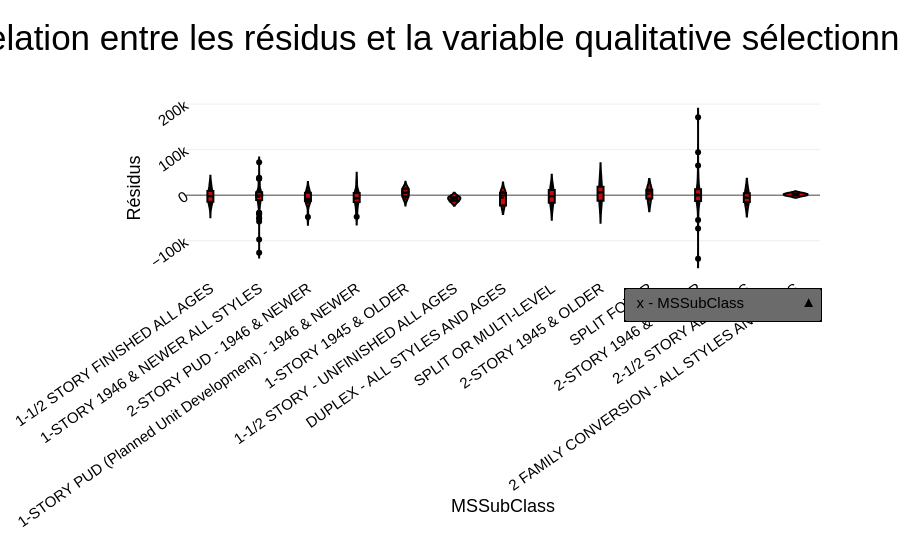

Notebook source saved alongside this figure:
### Markdown cell above
#### Résidus en fonction des variables qualitatives sélectionnée

### Code cell
categorical_cols = [
    col for col in df_test_stack.columns if df_test_stack[col].dtype == "object"
]

violin(df_test_stack, "MSSubClass", "residus", categorical_cols)

### Figure 1 — Plotly figure (JSON) as saved in the notebook; plotly's stock layout.template omitted (floating-point values rounded to 4 significant figures; data arrays with more than 128 entries replaced by an {"elided": "..."} marker saying what was removed)
{"data": [{"box": {"visible": true}, "fillcolor": "rgb(200, 10, 10)", "line": {"color": "black"}, "marker": {"color": "black"}, "meanline": {"visible": true}, "type": "violin", "x": {"elided": "293 str values"}, "y": {"elided": "293 float values"}}], "layout": {"title": {"text": "Relation entre les résidus et la variable qualitative sélectionnée"}, "updatemenus": [{"bgcolor": "#6B6B6B", "bordercolor": "#000000", "borderwidth": 1.5, "buttons": [{"args": [{"x": {"elided": "1x293 str values"}}, {"xaxis": {"title": "MSSubClass"}}], "label": "x - MSSubClass", "method": "update"}, {"args": [{"x": {"elided": "1x293 str values"}}, {"xaxis": {"title": "MSZoning"}}], "label": "x - MSZoning", "method": "update"}, {"args": [{"x": {"elided": "1x293 str values"}}, {"xaxis": {"title": "Street"}}], "label": "x - Street", "method": "update"}, {"args": [{"x": {"elided": "1x293 str values"}}, {"xaxis": {"title": "LotShape"}}], "label": "x - LotShape", "method": "update"}, {"args": [{"x": {"elided": "1x293 str values"}}, {"xaxis": {"title": "LandContour"}}], "label": "x - LandContour", "method": "update"}, {"args": [{"x": {"elided": "1x293 str values"}}, {"xaxis": {"title": "Utilities"}}], "label": "x - Utilities", "method": "update"}, {"args": [{"x": {"elided": "1x293 str values"}}, {"xaxis": {"title": "LotConfig"}}], "label": "x - LotConfig", "method": "update"}, {"args": [{"x": {"elided": "1x293 str values"}}, {"xaxis": {"title": "LandSlope"}}], "label": "x - LandSlope", "method": "update"}, {"args": [{"x": {"elided": "1x293 str values"}}, {"xaxis": {"title": "Neighborhood"}}], "label": "x - Neighborhood", "method": "update"}, {"args": [{"x": {"elided": "1x293 str values"}}, {"xaxis": {"title": "Condition1"}}], "label": "x - Condition1", "method": "update"}, {"args": [{"x": {"elided": "1x293 str values"}}, {"xaxis": {"title": "Condition2"}}], "label": "x - Condition2", "method": "update"}, {"args": [{"x": {"elided": "1x293 str values"}}, {"xaxis": {"title": "BldgType"}}], "label": "x - BldgType", "method": "update"}, {"args": [{"x": {"elided": "1x293 str values"}}, {"xaxis": {"title": "HouseStyle"}}], "label": "x - HouseStyle", "method": "update"}, {"args": [{"x": {"elided": "1x293 str values"}}, {"xaxis": {"title": "OverallQual"}}], "label": "x - OverallQual", "method": "update"}, {"args": [{"x": {"elided": "1x293 str values"}}, {"xaxis": {"title": "OverallCond"}}], "label": "x - OverallCond", "method": "update"}, {"args": [{"x": {"elided": "1x293 str values"}}, {"xaxis": {"title": "RoofMatl"}}], "label": "x - RoofMatl", "method": "update"}, {"args": [{"x": {"elided": "1x293 str values"}}, {"xaxis": {"title": "MasVnrType"}}], "label": "x - MasVnrType", "method": "update"}, {"args": [{"x": {"elided": "1x293 str values"}}, {"xaxis": {"title": "ExterQual"}}], "label": "x - ExterQual", "method": "update"}, {"args": [{"x": {"elided": "1x293 str values"}}, {"xaxis": {"title": "BsmtQual"}}], "label": "x - BsmtQual", "method": "update"}, {"args": [{"x": {"elided": "1x293 str values"}}, {"xaxis": {"title": "BsmtCond"}}], "label": "x - BsmtCond", "method": "update"}, {"args": [{"x": {"elided": "1x293 str values"}}, {"xaxis": {"title": "BsmtExposure"}}], "label": "x - BsmtExposure", "method": "update"}, {"args": [{"x": {"elided": "1x293 str values"}}, {"xaxis": {"title": "BsmtFinType1"}}], "label": "x - BsmtFinType1", "method": "update"}, {"args": [{"x": {"elided": "1x293 str values"}}, {"xaxis": {"title": "BsmtFinType2"}}], "label": "x - BsmtFinType2", "method": "update"}, {"args": [{"x": {"elided": "1x293 str values"}}, {"xaxis": {"title": "CentralAir"}}], "label": "x - CentralAir", "method": "update"}, {"args": [{"x": {"elided": "1x293 str values"}}, {"xaxis": {"title": "Electrical"}}], "label": "x - Electrical", "method": "update"}, {"args": [{"x": {"elided": "1x293 str values"}}, {"xaxis": {"title": "KitchenQual"}}], "label": "x - KitchenQual", "method": "update"}, {"args": [{"x": {"elided": "1x293 str values"}}, {"xaxis": {"title": "Functional"}}], "label": "x - Functional", "method": "update"}, {"args": [{"x": {"elided": "1x293 str values"}}, {"xaxis": {"title": "FireplaceQu"}}], "label": "x - FireplaceQu", "method": "update"}, {"args": [{"x": {"elided": "1x293 str values"}}, {"xaxis": {"title": "GarageType"}}], "label": "x - GarageType", "method": "update"}, {"args": [{"x": {"elided": "1x293 str values"}}, {"xaxis": {"title": "GarageFinish"}}], "label": "x - GarageFinish", "method": "update"}, {"args": [{"x": {"elided": "1x293 str values"}}, {"xaxis": {"title": "GarageQual"}}], "label": "x - GarageQual", "method": "update"}, {"args": [{"x": {"elided": "1x293 str values"}}, {"xaxis": {"title": "GarageCond"}}], "label": "x - GarageCond", "method": "update"}, {"args": [{"x": {"elided": "1x293 str values"}}, {"xaxis": {"title": "PavedDrive"}}], "label": "x - PavedDrive", "method": "update"}, {"args": [{"x": {"elided": "1x293 str values"}}, {"xaxis": {"title": "PoolQC"}}], "label": "x - PoolQC", "method": "update"}, {"args": [{"x": {"elided": "1x293 str values"}}, {"xaxis": {"title": "Fence"}}], "label": "x - Fence", "method": "update"}, {"args": [{"x": {"elided": "1x293 str values"}}, {"xaxis": {"title": "MiscFeature"}}], "label": "x - MiscFeature", "method": "update"}, {"args": [{"x": {"elided": "1x293 str values"}}, {"xaxis": {"title": "MoSold"}}], "label": "x - MoSold", "method": "update"}, {"args": [{"x": {"elided": "1x293 str values"}}, {"xaxis": {"title": "YrSold"}}], "label": "x - YrSold", "method": "update"}, {"args": [{"x": {"elided": "1x293 str values"}}, {"xaxis": {"title": "SaleCondition"}}], "label": "x - SaleCondition", "method": "update"}, {"args": [{"x": {"elided": "1x293 str values"}}, {"xaxis": {"title": "LotShape_agg"}}], "label": "x - LotShape_agg", "method": "update"}, {"args": [{"x": {"elided": "1x293 str values"}}, {"xaxis": {"title": "LotConfig_agg"}}], "label": "x - LotConfig_agg", "method": "update"}, {"args": [{"x": {"elided": "1x293 str values"}}, {"xaxis": {"title": "Neighborhood_agg"}}], "label": "x - Neighborhood_agg", "method": "update"}, {"args": [{"x": {"elided": "1x293 str values"}}, {"xaxis": {"title": "Condition1_agg"}}], "label": "x - Condition1_agg", "method": "update"}, {"args": [{"x": {"elided": "1x293 str values"}}, {"xaxis": {"title": "OverallCond_agg"}}], "label": "x - OverallCond_agg", "method": "update"}, {"args": [{"x": {"elided": "1x293 str values"}}, {"xaxis": {"title": "OverallQual_agg"}}], "label": "x - OverallQual_agg", "method": "update"}, {"args": [{"x": {"elided": "1x293 str values"}}, {"xaxis": {"title": "Exterior1st_agg"}}], "label": "x - Exterior1st_agg", "method": "update"}, {"args": [{"x": {"elided": "1x293 str values"}}, {"xaxis": {"title": "Exterior2nd_agg"}}], "label": "x - Exterior2nd_agg", "method": "update"}, {"args": [{"x": {"elided": "1x293 str values"}}, {"xaxis": {"title": "HeatingQC_agg"}}], "label": "x - HeatingQC_agg", "method": "update"}, {"args": [{"x": {"elided": "1x293 str values"}}, {"xaxis": {"title": "BsmtFullBath_optb"}}], "label": "x - BsmtFullBath_optb", "method": "update"}, {"args": [{"x": {"elided": "1x293 str values"}}, {"xaxis": {"title": "BsmtHalfBath_optb"}}], "label": "x - BsmtHalfBath_optb", "method": "update"}, {"args": [{"x": {"elided": "1x293 str values"}}, {"xaxis": {"title": "FullBath_optb"}}], "label": "x - FullBath_optb", "method": "update"}, {"args": [{"x": {"elided": "1x293 str values"}}, {"xaxis": {"title": "HalfBath_optb"}}], "label": "x - HalfBath_optb", "method": "update"}, {"args": [{"x": {"elided": "1x293 str values"}}, {"xaxis": {"title": "Functional_agg"}}], "label": "x - Functional_agg", "method": "update"}, {"args": [{"x": {"elided": "1x293 str values"}}, {"xaxis": {"title": "Fireplaces_optb"}}], "label": "x - Fireplaces_optb", "method": "update"}, {"args": [{"x": {"elided": "1x293 str values"}}, {"xaxis": {"title": "FireplaceQu_agg"}}], "label": "x - FireplaceQu_agg", "method": "update"}, {"args": [{"x": {"elided": "1x293 str values"}}, {"xaxis": {"title": "GarageType_optb"}}], "label": "x - GarageType_optb", "method": "update"}, {"args": [{"x": {"elided": "1x293 str values"}}, {"xaxis": {"title": "GarageQual_agg"}}], "label": "x - GarageQual_agg", "method": "update"}, {"args": [{"x": {"elided": "1x293 str values"}}, {"xaxis": {"title": "SaleType_optb"}}], "label": "x - SaleType_optb", "method": "update"}, {"args": [{"x": {"elided": "1x293 str values"}}, {"xaxis": {"title": "SaleCondition_optb"}}], "label": "x - SaleCondition_optb", "method": "update"}, {"args": [{"x": {"elided": "1x293 str values"}}, {"xaxis": {"title": "ExterQual_ord"}}], "label": "x - ExterQual_ord", "method": "update"}, {"args": [{"x": {"elided": "1x293 str values"}}, {"xaxis": {"title": "BsmtQual_ord"}}], "label": "x - BsmtQual_ord", "method": "update"}, {"args": [{"x": {"elided": "1x293 str values"}}, {"xaxis": {"title": "BsmtCond_ord"}}], "label": "x - BsmtCond_ord", "method": "update"}, {"args": [{"x": {"elided": "1x293 str values"}}, {"xaxis": {"title": "KitchenQual_ord"}}], "label": "x - KitchenQual_ord", "method": "update"}, {"args": [{"x": {"elided": "1x293 str values"}}, {"xaxis": {"title": "FireplaceQu_ord"}}], "label": "x - FireplaceQu_ord", "method": "update"}, {"args": [{"x": {"elided": "1x293 str values"}}, {"xaxis": {"title": "GarageQual_ord"}}], "label": "x - GarageQual_ord", "method": "update"}, {"args": [{"x": {"elided": "1x293 str values"}}, {"xaxis": {"title": "GarageCond_ord"}}], "label": "x - GarageCond_ord", "method": "update"}, {"args": [{"x": {"elided": "1x293 str values"}}, {"xaxis": {"title": "PoolQC_ord"}}], "label": "x - PoolQC_ord", "method": "update"}, {"args": [{"x": {"elided": "1x293 str values"}}, {"xaxis": {"title": "Neighborhood_agg2"}}], "label": "x - Neighborhood_agg2", "method": "update"}], "direction": "up", "showactive": true, "x": 1, "xanchor": "right", "y": -0.25, "yanchor": "bottom"}], "xaxis": {"title": {"text": "MSSubClass"}}, "yaxis": {"title": {"text": "Résidus"}}}}
